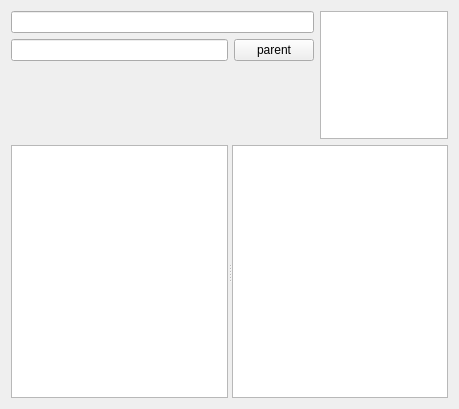
<?xml version="1.0" encoding="UTF-8"?>
<ui version="4.0">
 <class>CategoryWidget</class>
 <widget class="QWidget" name="CategoryWidget">
  <property name="geometry">
   <rect>
    <x>0</x>
    <y>0</y>
    <width>459</width>
    <height>409</height>
   </rect>
  </property>
  <property name="windowTitle">
   <string>Form</string>
  </property>
  <layout class="QVBoxLayout" name="verticalLayout_2" stretch="0,1">
   <item>
    <layout class="QHBoxLayout" name="horizontalLayout_2">
     <property name="sizeConstraint">
      <enum>QLayout::SetMinimumSize</enum>
     </property>
     <item>
      <layout class="QVBoxLayout" name="verticalLayout" stretch="0,1,0">
       <item>
        <widget class="QLineEdit" name="name"/>
       </item>
       <item>
        <layout class="QHBoxLayout" name="horizontalLayout">
         <item>
          <widget class="QLineEdit" name="parentCategory"/>
         </item>
         <item>
          <widget class="QPushButton" name="pushButton">
           <property name="text">
            <string>parent</string>
           </property>
          </widget>
         </item>
        </layout>
       </item>
       <item>
        <spacer name="verticalSpacer">
         <property name="orientation">
          <enum>Qt::Vertical</enum>
         </property>
         <property name="sizeHint" stdset="0">
          <size>
           <width>20</width>
           <height>40</height>
          </size>
         </property>
        </spacer>
       </item>
      </layout>
     </item>
     <item>
      <widget class="QGraphicsView" name="categoryThumbnail">
       <property name="maximumSize">
        <size>
         <width>128</width>
         <height>128</height>
        </size>
       </property>
      </widget>
     </item>
    </layout>
   </item>
   <item>
    <widget class="QSplitter" name="splitter">
     <property name="orientation">
      <enum>Qt::Horizontal</enum>
     </property>
     <widget class="MRichTextEdit" name="description"/>
     <widget class="QTableView" name="relatedParameters"/>
    </widget>
   </item>
  </layout>
 </widget>
 <customwidgets>
  <customwidget>
   <class>MRichTextEdit</class>
   <extends>QTextEdit</extends>
   <header>MrichTextEdit.hpp</header>
  </customwidget>
 </customwidgets>
 <resources/>
 <connections/>
</ui>
